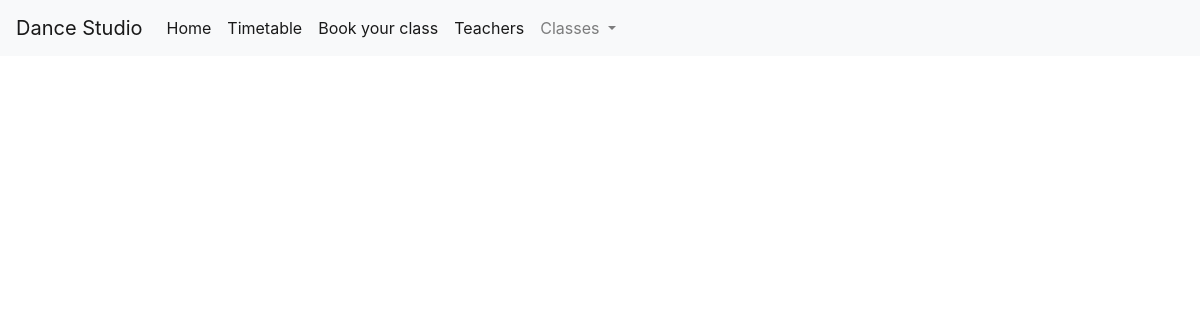
/teacher/13, run on an earlier commit of the app's database.
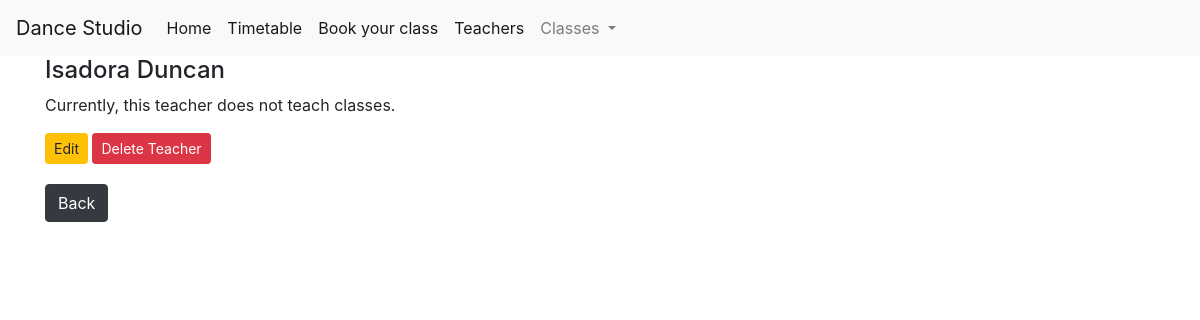
And on a later commit of the database.
### tables this page shows
CREATE TABLE teachers (
    teacher_id INTEGER PRIMARY KEY AUTOINCREMENT,
    name VARCHAR(50) NOT NULL,
    surname VARCHAR(50) NOT NULL
);

### app.py (the view)
@app.route('/teacher/<int:teacher_id>')
def teacher(teacher_id):
    dance_classes = get_dance_classes_for_navbar()
    teacher = get_teacher_detail(teacher_id)
    return render_template('teacher.html', teacher=teacher, dance_classes=dance_classes)

### app.py (called while the page is built)
def get_db_connection():
    conn = sqlite3.connect('database.db')
    conn.row_factory = sqlite3.Row
    return conn

def get_teacher_detail(teacher_id):
    conn = get_db_connection()
    teacher = conn.execute('''
        SELECT teachers.teacher_id, teachers.name, teachers.surname,
        GROUP_CONCAT(dance_classes.dance_class_name) as class_names
        FROM teachers
        LEFT JOIN teacher_classes ON teachers.teacher_id = teacher_classes.teacher_id
        LEFT JOIN dance_classes ON teacher_classes.class_id = dance_classes.dance_class_id
        WHERE teachers.teacher_id = ?
        GROUP BY teachers.teacher_id
    ''', (teacher_id,)).fetchall()
    conn.close()
    if teacher is None:
        abort(404)
    return teacher

def get_dance_classes_for_navbar():
    conn = get_db_connection()
    dance_classes = conn.execute('SELECT * FROM dance_classes').fetchall()
    conn.close()
    return dance_classes

### templates/teacher.html (shortened to what this page needs)
{% extends 'base.html' %}
{% block content %}
  {% for row in teacher %}
    <div>
      <h4>{{ row[1] ~ ' ' ~ row[2] }}</h4>
      {% if row[3] %}
        <p>Classes:</p>
        <ul>
          {% for class_name in row[3].split(',') %}
            <li>{{ class_name }}</li>
          {% endfor %}
        </ul>
      {% else %}
        <p>Currently, this teacher does not teach classes.</p>
      {% endif %}
      <a href="{{ url_for('edit_teacher', teacher_id=row[0]) }}" class="btn btn-warning btn-sm">Edit</a>
      <button form="deleteForm{{ row[0] }}" type="submit" class="btn btn-danger btn-sm"
              onclick="return confirm('Are you sure you want to delete this teacher?')">Delete Teacher</button>
      <p>
        <a href="{{ url_for('teachers') }}" class="btn btn-dark" style="margin-top: 20px;">Back</a>
      </p>
    </div>
  {% endfor %}
{% endblock %}

What changed in the data, as far as the page shows it:
added teachers: name+surname "Isadora Duncan"
